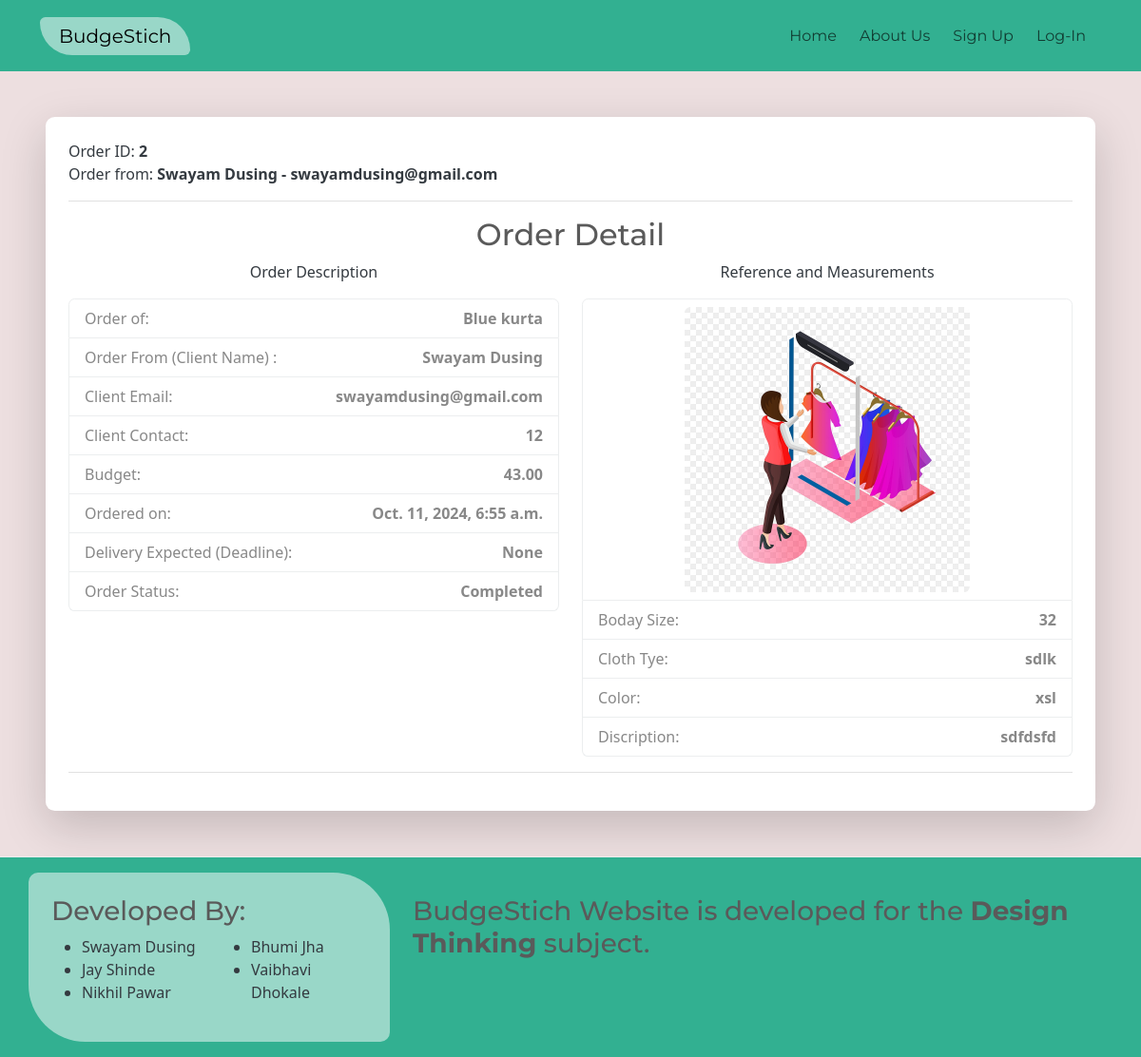
The page /manageorder/2 on the database its author committed.
### coreapp/models.py (models this page shows, shortened)
class DressOrder(models.Model):
    STATUS_CHOICES = (
        ('undecided', 'Undecided'),
        ('pending', 'Accepted'),
        ('declined', 'Declined'),
        ('pending', 'Pending'),
        ('completed', 'Completed'),
    )
    ordtitle = models.CharField(max_length=50,verbose_name="Order Title",default="")
    user = models.CharField(max_length=30, verbose_name='Username')
    useremail = models.EmailField(verbose_name='Client Email',blank=True,null=True)
    usercontact = models.IntegerField(verbose_name='Client Ph.No',blank=True,null=True)
    userfullname = models.CharField(max_length=50,verbose_name='Client Full Name',blank=True,null=True)
    tailor = models.CharField(max_length=30,verbose_name='Tailor Username')
    tailoremail = models.EmailField(verbose_name='Tailor Email',blank=True,null=True)
    tailorcontact = models.IntegerField(verbose_name='Tailor Ph.No',blank=True,null=True)
    tailorfullname = models.CharField(max_length=50,verbose_name='Tailor Full Name',blank=True,null=True)
    body_size = models.CharField(max_length=20, verbose_name="Body Size")
    cloth_type = models.CharField(max_length=30, verbose_name="Cloth Type")
    budget = models.DecimalField(max_digits=10, decimal_places=2, verbose_name="Budget")
    color = models.CharField(max_length=15, verbose_name="Preferred Color")
    design_reference = models.ImageField(upload_to='design_references/', blank=True, null=True, verbose_name="Design Reference Image")
    additional_notes = models.TextField(blank=True, null=True, verbose_name="Additional Notes")
    created_at = models.DateTimeField(auto_now_add=True)
    orderstatus = models.CharField(max_length=10, choices=STATUS_CHOICES, default='undecided', verbose_name="Order Status")
    clientaddress = models.CharField(max_length=20,blank=True,null=True)
    clientaddzipcode = models.CharField(max_length=10,blank=True,null=True)
    clientaddcity = models.CharField(max_length=15,blank=True,null=True)
    clientaddstate = models.CharField(max_length=15,blank=True,null=True)
    deliverydate = models.DateField(blank=True,null=True,verbose_name="Expected Delivery")
    deliverypatner = models.CharField(blank=True,null=True,max_length=50)
    deliveryinfo = models.CharField(blank=True,null=True ,max_length=50)

### coreapp/views.py (the view)
# urls.py: path('manageorder/<int:id>',views.manageorder),#tailor to manage the order
def manageorder(request,id):
    orderdetail = get_object_or_404(DressOrder,id=id)
    return render(request,'manageorder.html',{'order':orderdetail})

### coreapp/templates/manageorder.html (shortened to what this page needs)
{% extends "base.html" %}
{% load static %}
{% block content %}
<div class="container-fluid p-5 " >
    <div class="container bg-body rounded-3  shadow-lg p-4">
        <li class="text-dark list-unstyled">Order ID: <strong>{{ order.id }}</strong></li>
        <li class="text-dark list-unstyled">Order from: <strong>{{ order.userfullname }} - {{ order.useremail }}</strong></li>
        <hr>
        <div class="">
            <h2 class="text-center">Order Detail</h2>
            <div class="row text-dark">
                <div class="col-md-6">
                    <p class="text-center">Order Description</p>
                    <ul class="list-group">
                        <li class="list-group-item d-flex justify-content-between align-items-center">
                            Order of: <strong>{{ order.ordtitle }}</strong>
                        </li>
                        <li class="list-group-item d-flex justify-content-between align-items-center">
                            Order From (Client Name) : <strong>{{ order.userfullname }}</strong>
                        </li>
                        <li class="list-group-item d-flex justify-content-between align-items-center">
                            Client Email: <strong>{{ order.useremail }}</strong>
                        </li>
                        <li class="list-group-item d-flex justify-content-between align-items-center">
                            Client Contact: <strong>{{ order.usercontact }}</strong>
                        </li>
                        <li class="list-group-item d-flex justify-content-between align-items-center">
                            Budget: <strong>{{ order.budget }}</strong>
                        </li>
                        <li class="list-group-item d-flex justify-content-between align-items-center">
                            Ordered on: <strong>{{ order.created_at }}</strong>
                        </li>
                        <li class="list-group-item d-flex justify-content-between align-items-center">
                            Delivery Expected (Deadline): <strong>{{ order.deliverydate }}</strong>
                        </li>
                        <li class="list-group-item d-flex justify-content-between align-items-center">
                            Order Status: <strong>{{ order.orderstatus }}</strong>
                        </li>
                    </ul>
                </div>
                <div class="col-md-6">
                    <p class="text-center">
                        Reference and Measurements
                    </p>
                    <ul class="list-group">
                        <li class="list-group-item d-flex justify-content-center align-items-center">
                            {% if order.design_reference %}
                            <div id="carouselExample" class="carousel slide">
                                <div class="carousel-inner">
                                    <div class="carousel-item active ">
                                        <a href="{{ order.design_reference.url }}">
                                            <img src="{{ order.design_reference.url }}" alt="Desing Reference"
                                                class="d-block w-100 rounded" title="Design Reference" style="height: 300px;">
                                        </a>
                                    </div>
                                </div>
                                <button class="carousel-control-prev" type="button" data-bs-target="#carouselExample"
                                    data-bs-slide="prev">
                                    <span class="carousel-control-prev-icon" aria-hidden="true"></span>
                                </button>
                                <button class="carousel-control-next" type="button" data-bs-target="#carouselExample"
                                    data-bs-slide="next">
                                    <span class="carousel-control-next-icon" aria-hidden="true"></span>
                                </button>
                            </div>
                            {% else %}
                            No Reference Image Uploaded
                            {% endif %}
                        </li>
                        <li class="list-group-item d-flex justify-content-between align-items-center">
                            Boday Size: <strong>{{ order.body_size }}</strong>
                        </li>
                        <li class="list-group-item d-flex justify-content-between align-items-center">
                            Cloth Tye: <strong>{{ order.cloth_type }}</strong>
                        </li>
                        <li class="list-group-item d-flex justify-content-between align-items-center">
                            Color: <strong>{{ order.color }}</strong>
                        </li>
                        <li class="list-group-item d-flex justify-content-between align-items-center">
                            Discription: <strong>{{ order.additional_notes }}</strong>
                        </li>
                    </ul>
                </div>
            </div>
        </div>
        <hr>
    </div>
</div>
{% endblock %}

### coreapp/templates/base.html (style rules this page uses)
html, body { height: 100%; margin: 0; }
.ultralightred { background-color: #EDDFE0; }

### rows shown on the page
DressOrder: id "2", userfullname "Swayam Dusing", useremail "swayamdusing@gmail.com", ordtitle "Blue kurta", usercontact "12", budget "43.00", created_at "Oct. 11, 2024, 6:55 a.m.", deliverydate "None", orderstatus "Completed", design_reference (picture), body_size "32", cloth_type "sdlk", color "xsl", additional_notes "sdfdsfd"
